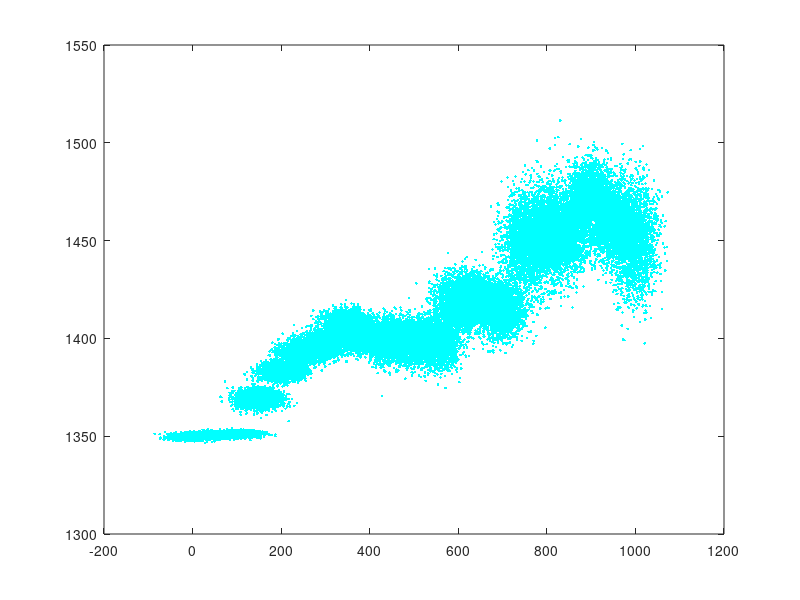
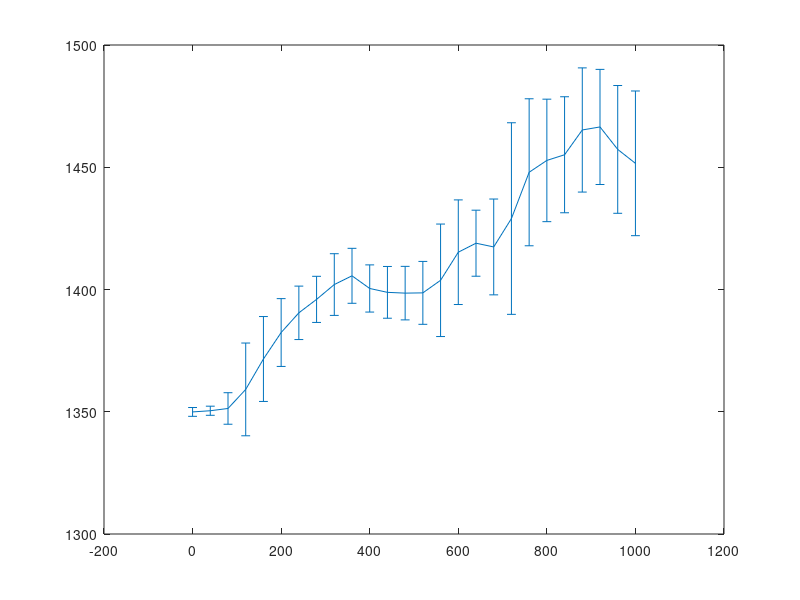

Source code (MATLAB) for these figures, in order:
 function MC()

T1 = csvread('Mean_AI.csv');

Age = T1(:,1);
AI = T1(:,2);
SE = T1(:,3);
sampleN=length(Age);
k=0;
SX=[];
SY=[];
n=2000;

% Monte Carlo simulation

for i = 1:1:sampleN
    
    if AI(i)>0
        
        SAI=normrnd(AI(i),(SE(i)/2),1,n);
        for j = 1:n
            SAI(j) = 1528 - 63.654*SAI(j);
        end
        
        SAge= Age(i)+normrnd(0,25,1,n);
        SX=[SX,SAge];
        SY=[SY,SAI];
        
    end
    
end

%  calculate the result

low = 980;       % lower limit of window
high = 1020;       % upper limit of window
movestep = 40;
count=length(SX);

for j = 1:1:((low+high)/2/movestep+1)
    
    dataAB=[];
    BinAB=[];
    AB_mean=0;
    AB_sigma=0;
    
    for i = 1:1:count
        if SX(i) >= low && SX(i) <= high
            BinAB(i)=SY(i);
        else
            BinAB(i)=nan;
        end
    end
    
    dataAB=BinAB(~isnan(BinAB));
    n(j)=length(dataAB);
    
    result(j,1)=(low+high)/2;    %age
    result(j,2)=mean(dataAB);       %mean
    result(j,3)=std(dataAB)*2;      %standard errors
    result(j,4)=n(j);
    
    low = low - movestep;
    high = high - movestep;
    
end

Point(:,1)=SX;
Point(:,2)=SY;

figure(1)
plot(SX,SY,'c.')

figure(2)
errorbar(result(:,1),result(:,2),result(:,3));
csvwrite('MC_Tp_point.csv',Point)
csvwrite('MC_Tp_mean.csv',result);

end